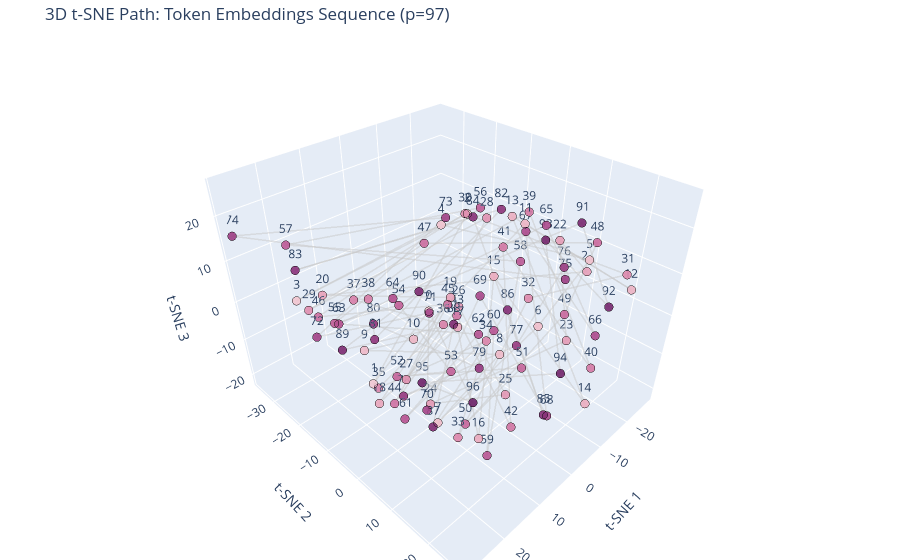

Notebook cell for this chart:
### Code cell
plot_embeddings_path_3d(model, perplexity=7, p=97)
